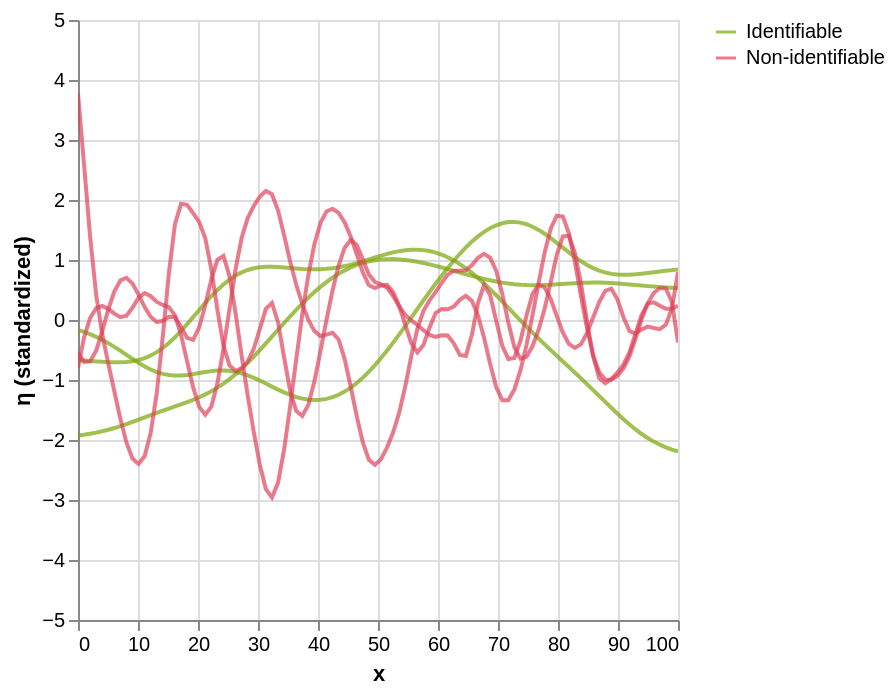

Source (notebook cell):
### Code cell
def plot_prior_subspace_samples(
    PrIm: np.ndarray,
    PrKer: np.ndarray,
    Phi: np.ndarray,
    K: np.ndarray,
    n_samples: int = 1,
    seed: int | None = None,
    y_min: float | None = None,
    y_max: float | None = None,
) -> alt.Chart:
    """
    Plot standardized prior draws of the identifiable and non-identifiable
    function components.

    For each of `n_samples` draws, standard normal coefficients are mapped
    through `PrIm` (and `PrKer`, when non-trivial) and `Phi @ K` onto the
    evaluation grid, standardized, and overlaid as semi-transparent curves --
    visualizing how much prior variation the identifiable subspace of the
    (GMRF-regularized) Fisher information admits relative to its null space.

    Parameters
    ----------
    PrIm : np.ndarray, shape (M, r)
        Basis for the image (identifiable subspace) of the Fisher information.
    PrKer : np.ndarray, shape (M, M - r)
        Basis for the null space (non-identifiable subspace) of the Fisher
        information. If `PrKer.shape[1] == 0` (full-rank Fisher information),
        no non-identifiable curves are drawn.
    Phi : np.ndarray, shape (N, M)
        B-spline basis matrix.
    K : np.ndarray, shape (M, M)
        Cholesky factor of the coefficient covariance prior (Sigma = K @ K.T).
    n_samples : int, optional
        Number of prior draws to overlay per subspace. Default is 1.
    seed : int | None, optional
        Seed for the random number generator, for reproducible draws.
        Default is None.
    y_min : float | None, optional
        Lower limit of the y-axis. Curve segments below this value are
        clipped rather than shown. If None (default), it is chosen
        automatically from the data.
    y_max : float | None, optional
        Upper limit of the y-axis. Curve segments above this value are
        clipped rather than shown. If None (default), it is chosen
        automatically from the data.

    Returns
    -------
    alt.Chart
        Overlaid, semi-transparent prior-draw curves, colored by subspace
        ("Identifiable" / "Non-identifiable").
    """
    rng = np.random.default_rng(seed)
    x_grid = np.linspace(0, 100, Phi.shape[0])

    def draw_samples(Pr: np.ndarray, label: str) -> pd.DataFrame:
        alpha = rng.normal(0, 1, size=(Pr.shape[1], n_samples))
        f = Phi @ K @ (Pr @ alpha)
        f = (f - f.mean(axis=0)) / f.std(axis=0)
        return pd.DataFrame(
            {
                "x": np.tile(x_grid, n_samples),
                "eta": f.T.flatten(),
                "sample": np.repeat(np.arange(n_samples), len(x_grid)),
                "series": label,
            }
        )

    frames = [draw_samples(PrIm, "Identifiable")]
    legend_domain = ["Identifiable"]
    legend_range = ["#7aa609"]

    if PrKer.shape[1] > 0:
        frames.append(draw_samples(PrKer, "Non-identifiable"))
        legend_domain.append("Non-identifiable")
        legend_range.append("#de425b")

    source = pd.concat(frames, ignore_index=True)

    y_scale_kwargs = {}
    if y_min is not None:
        y_scale_kwargs["domainMin"] = y_min
    if y_max is not None:
        y_scale_kwargs["domainMax"] = y_max

    return (
        alt.Chart(source)
        .mark_line(opacity=0.7, clip=True)
        .encode(
            x=alt.X("x:Q", title="x"),
            y=alt.Y(
                "eta:Q",
                title="η (standardized)",
                scale=alt.Scale(**y_scale_kwargs),
            ),
            color=alt.Color(
                "series:N",
                scale=alt.Scale(domain=legend_domain, range=legend_range),
                title=None,
            ),
            detail="sample:N",
        )
    )


plot_prior_subspace_samples(
    PrIm, PrKer, Phi, K, n_samples=3, seed=42, y_min=-5, y_max=5
)

### Figure 1 — Vega-Lite specification as saved in the notebook (floating-point values rounded to 4 significant figures; data arrays with more than 128 entries replaced by an {"elided": "..."} marker saying what was removed)
{"config": {"view": {"continuousWidth": 300, "continuousHeight": 300}}, "data": {"name": "data-33062aa492b163db1d89ffabcdc6cb3c"}, "mark": {"type": "line", "clip": true, "opacity": 0.7}, "encoding": {"color": {"field": "series", "scale": {"domain": ["Identifiable", "Non-identifiable"], "range": ["#7aa609", "#de425b"]}, "title": null, "type": "nominal"}, "detail": {"field": "sample", "type": "nominal"}, "x": {"field": "x", "title": "x", "type": "quantitative"}, "y": {"field": "eta", "scale": {"domainMax": 5, "domainMin": -5}, "title": "η (standardized)", "type": "quantitative"}}, "$schema": "https://vega.github.io/schema/vega-lite/v6.1.0.json", "datasets": {"data-33062aa492b163db1d89ffabcdc6cb3c": {"elided": "600 records"}}}
